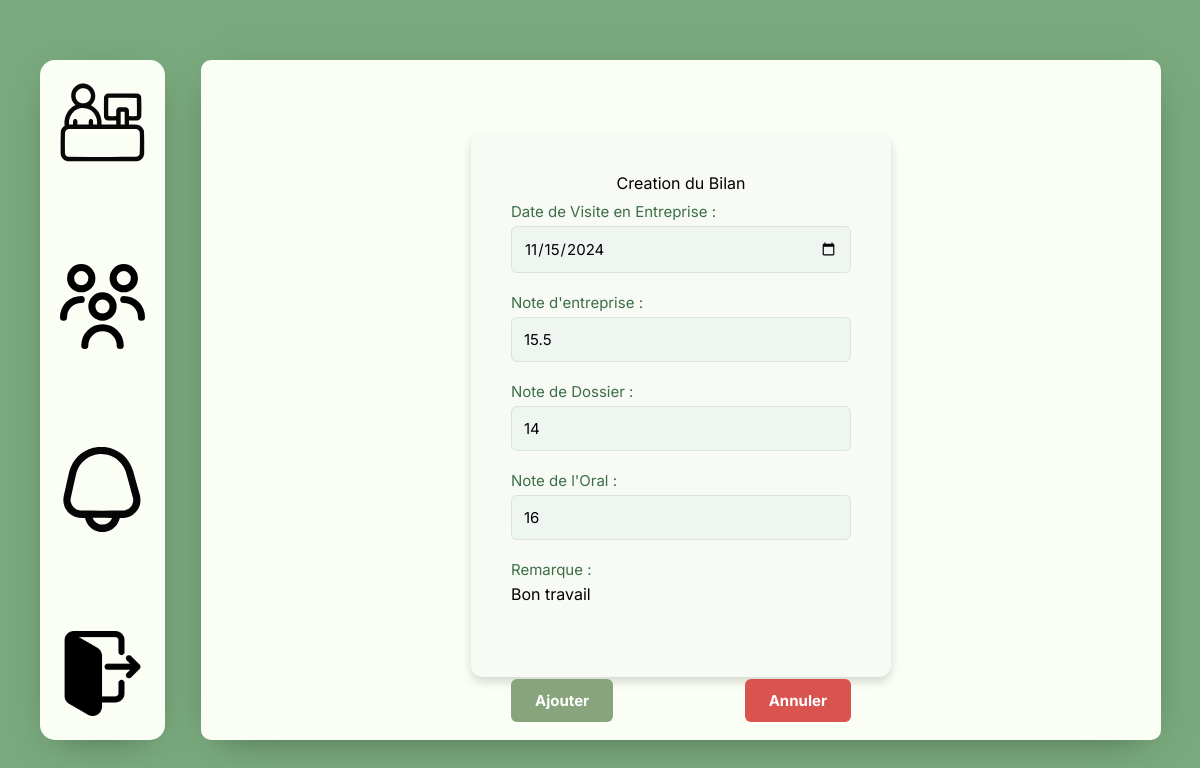
Page /MVC/Controller/TuteurController.php?action=modifierBilan1&id=1 (signed in) on the committed database.
### tables this page shows
CREATE TABLE Bilan1 (
    bil1_id INT AUTO_INCREMENT,
    bil1_date_visite_ent DATE,
    bil1_note_entreprise FLOAT,
    bil1_note_dossier FLOAT,
    bil1_note_oral FLOAT,
    bil1_remarques VARCHAR(1000),
    etu_id INT NOT NULL,
    FOREIGN KEY (etu_id) REFERENCES Etudiant(etu_id),
    CONSTRAINT bilan1_pk PRIMARY KEY(bil1_id)
);

### MVC/DAO/DAO.php (called while the page is built, shortened)
<?php
abstract class DAO {
public function __construct(PDO $connect) {
$this->bdd = $connect;
}
}
?>

### MVC/DAO/Bilan1DAO.php (called while the page is built, shortened)
<?php
require_once 'EtduiantDAO.php';
require_once 'DAO.php';
class Bilan1DAO extends DAO
{
    public function find(int $id): object
    {
        $result = null;
        $query = "SELECT * FROM Bilan1 WHERE bil1_id = :bil1_id";
        $stmt = $this->bdd->prepare($query);
        $r = $stmt->execute([
            "bil1_id" => $id
        ]);
        if ($r !== false) {
            $row = ($tmp = $stmt->fetch(PDO::FETCH_ASSOC)) ? $tmp : null;
            if (!is_null($row)) {
                $etudiant = null;
                if (isset($row['etu_id'])) {
                    $etudiantmodel = new EtduiantDAO($this->bdd);
                    $etudiant = $etudiantmodel->find($row['etu_id']);
                }
                $date = $row['bil1_date_visite_ent'] != null ? new DateTime($row['bil1_date_visite_ent']) : null;
                $result = new Bilan1($row['bil1_note_entreprise'],$date,$row['bil1_id'],$row['bil1_remarques'],$row['bil1_note_dossier'],$row['bil1_note_oral'],$etudiant);
            }
        }
        return $result;
    }
}

### MVC/DAO/EtduiantDAO.php (called while the page is built, shortened)
<?php
require_once 'DAO.php';
class EtduiantDAO extends DAO
{
    public function find(int $id): object
    {
        $bil1DAO = new Bilan1DAO($this->bdd);
        $bil2DAO = new Bilan2DAO($this->bdd);
        $result = null;
        $query = "SELECT * FROM Etudiant WHERE etu_id = :etu_id";
        $stmt = $this->bdd->prepare($query);
        $r = $stmt->execute([
            "etu_id" => $id
        ]);
        if ($r !== false) {
            $row = ($tmp = $stmt->fetch(PDO::FETCH_ASSOC)) ? $tmp : null;
            if (!is_null($row)) {
                $tuteur = null;
                if (isset($row['tut_id'])) {
                    $tuteurModel = new TuteurDAO($this->bdd);
                    $tuteur = $tuteurModel->find($row['tut_id']);
                }else{
                    $tuteur = null;
                }
                $entreprise = null;
                if (isset($row['ent_id'])) {
                    $entrepriseModel = new EntrepriseDAO($this->bdd);
                    $entreprise = $entrepriseModel->find($row['ent_id']);
                }
                else{
                    $entreprise = null;
                }
                $specialite = null;
                if (isset($row['spe_id'])) {
                    $specialiteModel = new SpecialiteDAO($this->bdd);
                    $specialite = $specialiteModel->find($row['spe_id']);
                }
                else{
                    $specialite = null;
                }
                $classe = null;
                if (isset($row['classe_id'])) {
                    $classeModel = new ClasseDAO($this->bdd);
                    $classe = $classeModel->find($row['classe_id']);
                }
                else{
                    $classe = null;
                }
                $maitreappre = null;
                if (isset($row['maitre_appr_id'])) {
                    $maitreappreModel = new MaitreApprentissageDAO($this->bdd);
                    $maitreappre = $maitreappreModel->find($row['maitre_appr_id']);
                }
                else{
                    $maitreappre = null;
                }
                $res = new Etudiant($tuteur,$specialite,$classe,$maitreappre,$entreprise,$row['etu_id'],$row['etu_nom'],$row['etu_pre'],$row['etu_email'],$row['etu_mdp'],$row['etu_tel'],$row['etu_adr'],$row['etu_ville'],$row['etu_cp']);
                $bil1 = $bil1DAO->getallBilan1ByEleve($res);
                $res->setMesBilan1($bil1);
                $bil2 = $bil2DAO->getallBilan2ByEleve($res);
                $res->setMesBilan2($bil2);
                $result = $res;
            }
        }
        return $result;
    }
}

### MVC/DAO/TuteurDAO.php (called while the page is built, shortened)
<?php
require_once 'DAO.php';
class TuteurDAO extends DAO {
    public function find(int $id): object
    {
        $result = null;
        $query = "SELECT * FROM Tuteur WHERE tut_id = :tut_id";
        $stmt = $this->bdd->prepare($query);
        $r = $stmt->execute([
            "tut_id" => $id
        ]);
        if ($r !== false) {
            $row = ($tmp = $stmt->fetch(PDO::FETCH_ASSOC)) ? $tmp : null;
            if (!is_null($row)) {
                $result = new Tuteur($row['tut_tel'],$row['tut_nb_etu_actu'], $row['tut_id'], $row['tut_nom'],$row['tut_pre'],$row['tut_email'],$row['tut_mdp']);
            }
        }
        return $result;
    }
}

### MVC/DAO/EntrepriseDAO.php (called while the page is built, shortened)
<?php
require_once 'DAO.php';
class EntrepriseDAO extends DAO
{
    public function find(int $id): object
    {
        $result = null;
        $query = "SELECT * FROM Entreprise WHERE ent_id = :ent_id";
        $stmt = $this->bdd->prepare($query);
        $r = $stmt->execute([
            "ent_id" => $id
        ]);
        if ($r !== false) {
            $row = ($tmp = $stmt->fetch(PDO::FETCH_ASSOC)) ? $tmp : null;
            if (!is_null($row)) {
                $result = new Entreprise($row['ent_id'],$row['ent_nom'], $row['ent_adr'], $row['ent_cp'], $row['ent_ville']);
            }
        }
        return $result;
    }
}

### MVC/DAO/SpecialiteDAO.php (called while the page is built, shortened)
<?php
require_once 'DAO.php';
class SpecialiteDAO extends DAO
{
    public function find(int $id): object
    {
        $result = null;
        $query = "SELECT * FROM Specialite WHERE spe_id = :spe_id";
        $stmt = $this->bdd->prepare($query);
        $r = $stmt->execute([
            "spe_id" => $id
        ]);
        if ($r !== false) {
            $row = ($tmp = $stmt->fetch(PDO::FETCH_ASSOC)) ? $tmp : null;
            if (!is_null($row)) {
                $result = new Specialite($row['spe_id'],$row['spe_nom']);
            }
        }
        return $result;
    }
}

### MVC/DAO/ClasseDAO.php (called while the page is built, shortened)
<?php
require_once 'DAO.php';
class ClasseDAO extends DAO
{
    public function find(int $id): object
    {
        $result = null;
        $query = "SELECT * FROM Classe WHERE classe_id = :classe_id";
        $stmt = $this->bdd->prepare($query);
        $r = $stmt->execute([
            "classe_id" => $id
        ]);
        if ($r !== false) {
            $row = ($tmp = $stmt->fetch(PDO::FETCH_ASSOC)) ? $tmp : null;
            if (!is_null($row)) {
                $result = new Classe($row['classe_id'], $row['classe_nom']);
            }
        }
        return $result;
    }
}

### MVC/Views/PageCreationBilan1.php (the view, shortened to what this page needs)
<!DOCTYPE html>
<html lang="fr">
<head>
    <link rel="stylesheet" href="../Style/Style.css">
</head>
<body>
<div class="MainContainerflex">
    <div class="ajout-container">
        <h1>Creation du Bilan</h1>
        <form method="POST" action="?action=CreatBilan1&id=<?php echo($bilan1->getIdBil());?>" class="ajout-etudiant-form">
            <div class="ajout-etudiant-form-group">
                <label for="dateVisEnt">Date de Visite en Entreprise :</label>
                <input type="date" id="dateVisEnt" name="dateVisEnt" value="<?php
                if($bilan1->getDatVisEnt())
                {echo($bilan1->getDatVisEnt()->format("Y-m-d"));
                } ?>" required>
            </div>
            <div class="ajout-etudiant-form-group">
                <label for="noteEnt">Note d'entreprise :</label>
                <input type="number" min="0" max="20" step="0.0001" id="noteEnt" name="noteEnt" value="<?php echo($bilan1->getNotEnt()) ?>" >
            </div>
            <div class="ajout-etudiant-form-group">
                <label for="noteDos">Note de Dossier :</label>
                <input type="number"  min="0" max="20"  step="0.0001" id="noteDos" name="noteDos" value="<?php echo($bilan1->getNotDosBil()) ?>" >
            </div>
            <div class="ajout-etudiant-form-group">
                <label for="noteOra">Note de l'Oral :</label>
                <input type="number" min="0" max="20" step="0.0001" id="noteOra" name="noteOra" value="<?php echo($bilan1->getNotOraBil()) ?>" >
            </div>
            <div class="ajout-etudiant-form-group">
                <label for="remarque">Remarque :</label>
                <textarea style="resize: none; height: 50px"  id="remarque" name="remarque" ><?php echo($bilan1->getRemBil()) ?></textarea>
            </div>
            <div class="ajout-etudiant-buttons">
                <button type="submit" class="ajout-etudiant-btn ajout-etudiant-btn-ajouter">Ajouter</button>
                <button type="button" class="ajout-etudiant-btn ajout-etudiant-btn-annuler"
                        onclick="window.location.href='?action=bilanetud&id=<?php echo($bilan1->getMonEtu()->getIdUti())?>'">Annuler
                </button>
            </div>
        </form>
    </div>
</div>
</body>
</html>

### MVC/Style/Style.css (style rules this page uses)
:root { --theme-1: #7aa97d; --theme-2: #FAFEF5; }
body { height: 100vh; display: flex; align-items: center; background: var(--theme-1); font-family: Inter; }
.MainContainerflex { justify-content: center; background: var(--theme-2); display: flex; padding: 20px 20px 20px 20px; border-radius: 10px; position: relative; height: 85%; width: 80%; margin-left: 3%; box-shadow: 0 10px 40px -20px #00000091; overflow: hidden; gap: 4%; }
.ajout-container { align-self: center; margin-top: 1%; background-color: #F7FAF5; border-radius: 12px; box-shadow: 0px 5px 10px rgba(0, 0, 0, 0.15); padding: 40px; width: 420px; height: 85%; text-align: center; display: flex; flex-direction: column; gap: 2%; }
.ajout-etudiant-form { display: flex; flex-direction: column; gap: 20px; }
.ajout-etudiant-form-group { display: flex; flex-direction: column; text-align: left; }
.ajout-etudiant-form-group label { font-size: 15px; margin-bottom: 5px; color: #3C6E47; }
.ajout-etudiant-form-group input, .ajout-etudiant-form-group select { padding: 12px; border: 1px solid #D9E4DD; border-radius: 6px; background-color: #EFF5F1; font-size: 15px; outline: none; transition: border-color 0.3s ease; }
.ajout-etudiant-buttons { display: flex; justify-content: space-between; margin-top: 25px; }
.ajout-etudiant-btn { padding: 12px 24px; border: none; border-radius: 6px; cursor: pointer; font-size: 15px; color: #FFF; font-weight: bold; transition: background-color 0.3s ease; }
.ajout-etudiant-btn-ajouter { background-color: #88A47C; }
.ajout-etudiant-btn-annuler { background-color: #D9534F; }

### rows in the picture
bilan1: noteEnt "15.5", noteDos "14", noteOra "16", remarque "Bon travail"
